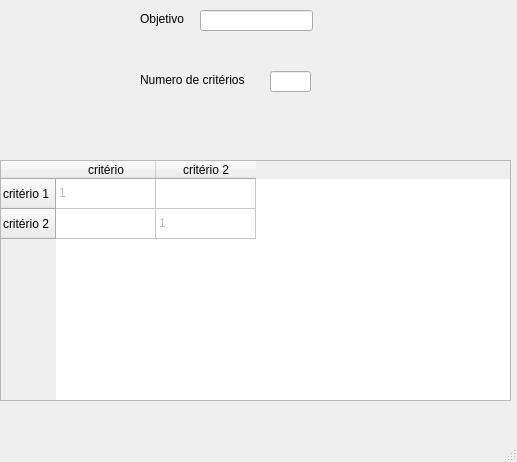
<?xml version="1.0" encoding="UTF-8"?>
<ui version="4.0">
 <class>MainWindow</class>
 <widget class="QMainWindow" name="MainWindow">
  <property name="geometry">
   <rect>
    <x>0</x>
    <y>0</y>
    <width>517</width>
    <height>462</height>
   </rect>
  </property>
  <property name="windowTitle">
   <string>MainWindow</string>
  </property>
  <widget class="QWidget" name="centralwidget">
   <widget class="QTableWidget" name="tableWidget">
    <property name="geometry">
     <rect>
      <x>0</x>
      <y>160</y>
      <width>511</width>
      <height>241</height>
     </rect>
    </property>
    <row>
     <property name="text">
      <string>critério 1</string>
     </property>
    </row>
    <row>
     <property name="text">
      <string>critério 2</string>
     </property>
    </row>
    <column>
     <property name="text">
      <string>critério</string>
     </property>
    </column>
    <column>
     <property name="text">
      <string>critério 2</string>
     </property>
    </column>
    <item row="0" column="0">
     <property name="text">
      <string>1</string>
     </property>
     <property name="flags">
      <set>ItemIsSelectable|ItemIsDragEnabled|ItemIsUserCheckable</set>
     </property>
    </item>
    <item row="1" column="1">
     <property name="text">
      <string>1</string>
     </property>
     <property name="flags">
      <set>ItemIsSelectable|ItemIsDragEnabled|ItemIsUserCheckable</set>
     </property>
    </item>
   </widget>
   <widget class="QLabel" name="label">
    <property name="geometry">
     <rect>
      <x>140</x>
      <y>10</y>
      <width>59</width>
      <height>18</height>
     </rect>
    </property>
    <property name="text">
     <string>Objetivo</string>
    </property>
   </widget>
   <widget class="QLineEdit" name="lineEdit">
    <property name="geometry">
     <rect>
      <x>200</x>
      <y>10</y>
      <width>113</width>
      <height>21</height>
     </rect>
    </property>
   </widget>
   <widget class="QLabel" name="label_2">
    <property name="geometry">
     <rect>
      <x>140</x>
      <y>70</y>
      <width>131</width>
      <height>20</height>
     </rect>
    </property>
    <property name="text">
     <string>Numero de critérios</string>
    </property>
   </widget>
   <widget class="QLineEdit" name="lineEdit_2">
    <property name="geometry">
     <rect>
      <x>270</x>
      <y>71</y>
      <width>41</width>
      <height>21</height>
     </rect>
    </property>
   </widget>
  </widget>
  <widget class="QMenuBar" name="menubar">
   <property name="geometry">
    <rect>
     <x>0</x>
     <y>0</y>
     <width>517</width>
     <height>30</height>
    </rect>
   </property>
  </widget>
  <widget class="QStatusBar" name="statusbar"/>
 </widget>
 <resources/>
 <connections/>
</ui>
